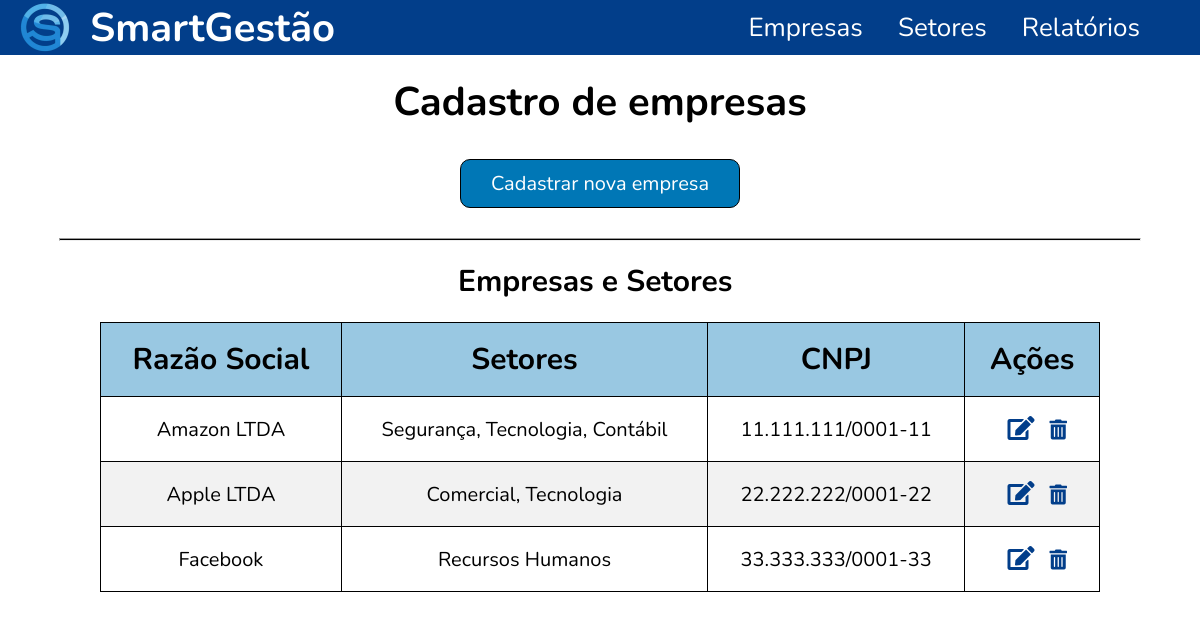
The app's page /view/cadastrarEmpresa.php with its own data.
### tables this page shows
CREATE TABLE `empresa` (
  `id` int(11) NOT NULL,
  `razao_social` varchar(255) NOT NULL,
  `nome_fantasia` varchar(255) DEFAULT NULL,
  `cnpj` varchar(20) NOT NULL
);

### model/Empresa.php (called while the page is built, shortened)
<?php
class Empresa
{
    private $pdo;
    public function __construct($db)
    {
        $this->pdo = $db;
    }
    public function ConsultarTodas()
    {
        $query = "SELECT id, razao_social, nome_fantasia, cnpj FROM empresa";
        $stmt = $this->pdo->prepare($query);
        $stmt->execute();
        return $stmt;
    }
    public function ConsultarSetoresPorEmpresa($empresaId)
    {
        $query = "
        SELECT s.descricao
        FROM empresa_setor es
        JOIN setor s ON es.setor_id = s.id
        WHERE es.empresa_id = :empresa_id
    ";
        $stmt = $this->pdo->prepare($query);
        $stmt->bindParam(':empresa_id', $empresaId);
        $stmt->execute();
        return $stmt;
    }
}

### view/CadastrarEmpresa.php (the view, shortened to what this page needs)
<?php
require_once "../controller/empresaController.php";
?>
<!DOCTYPE html>
<html lang="tp-br">
<head>
    <link rel="stylesheet" type="text/css" href="assets/css/cadastrarEmpresa.css">
    <link rel="stylesheet" href="https://cdnjs.cloudflare.com/ajax/libs/font-awesome/5.15.4/css/all.min.css">
</head>
<body>
    <header class="cabecalho">
        <div class="itens-logo">
            <img class="logo" src="assets/images/logo.png">
            <h1 class="nome-sistema"><a class="titulo" href="index.php">SmartGestão</a></h1>
        </div>
        <div class="caminhos">
            <a class="link" href="view/cadastrarEmpresa.php">Empresas</a>
            <a class="link link-meio" href="view/cadastrarSetores.php">Setores</a>
            <a class="link" href="view/relatorios.php">Relatórios</a>
        </div>
    </header>
    <main>
        <h1 class="titulo-page">Cadastro de empresas</h1>
        <button type="button" class="btn-cadastrar" onclick="abrirModal()">Cadastrar nova empresa</button>
    </main>
    <hr>
    <section class="tabela">
        <h2>Empresas e Setores</h2>
        <?php
        $empresaController = new EmpresaController();
        echo $empresaController->listarEmpresas();
        ?>
    </section>
</body>
</html>

### controller/EmpresaController.php (shortened to what this page needs)
<?php
require_once '../model/Empresa.php';
class EmpresaController
{
    private $empresa;
    public function __construct()
    {
        $database = new Database('localhost', 'smartgestao', 'root', '');
        $db = $database->Connect();
        $this->empresa = new Empresa($db);
    }
    public function listarEmpresas()
{
    $stmt = $this->empresa->ConsultarTodas();
    $tabelaHTML = '';
    while ($row = $stmt->fetch(PDO::FETCH_ASSOC)) {
        $id = $row['id'];
        $razao_social = $row['razao_social'];
        $nome_fantasia = $row['nome_fantasia'];
        $cnpj = $row['cnpj'];
        $setoresStmt = $this->empresa->ConsultarSetoresPorEmpresa($id);
        $setores = [];
        while ($setor = $setoresStmt->fetch(PDO::FETCH_ASSOC)) {
            $setores[] = $setor['descricao'];
        }
        $setoresTexto = implode(', ', $setores);
        $editarLink = "<button class='editar' onclick=\"abrirModalEdicaoEmpresa('$id', '$razao_social', '$nome_fantasia', '$cnpj')\"><i class='fas fa-edit'></i></button>";
        $excluirLink = "<a class='icon-trash' href='?acao=excluir&id=$id' onclick='return confirm(\"Você tem certeza que deseja excluir esta empresa?\")'>
                            <i class='fas fa-trash-alt'></i>
                        </a>";
        $tabelaHTML .= "
            <tr>
                <td>$razao_social</td>
                <td>$setoresTexto</td>
                <td>$cnpj</td>
                <td>
                    $editarLink
                    $excluirLink
                </td>
            </tr>
        ";
    }
    $tabelaHTML = "
        <table>
            <thead>
                <tr>
                    <th>Razão Social</th>
                    <th>Setores</th>
                    <th>CNPJ</th>
                    <th>Ações</th>
                </tr>
            </thead>
            <tbody>
                $tabelaHTML
            </tbody>
        </table>
    ";
    return $tabelaHTML;
}
}

### view/assets/css/cadastrarEmpresa.css (style rules this page uses)
:root { --primary-color: #023E8A; --second-color: #0077B6; }
html { height: 100vh; font-size: 20px; }
* { padding: 0; margin: 0; font-family: 'Nunito', sans-serif; }
body { display: flex; flex-direction: column; align-items: center; justify-content: center; }
& a { text-decoration: none; color: #ffffff; }
hr { width: 90%; margin: 1.5rem 0 1rem 0; height: 1px; background-color: black; }

### records on screen
empresa: razao_social "Amazon LTDA", setoresTexto "Segurança, Tecnologia, Contábil", cnpj "11.111.111/0001-11"
empresa: razao_social "Apple LTDA", setoresTexto "Comercial, Tecnologia", cnpj "22.222.222/0001-22"
empresa: razao_social "Facebook", setoresTexto "Recursos Humanos", cnpj "33.333.333/0001-33"
